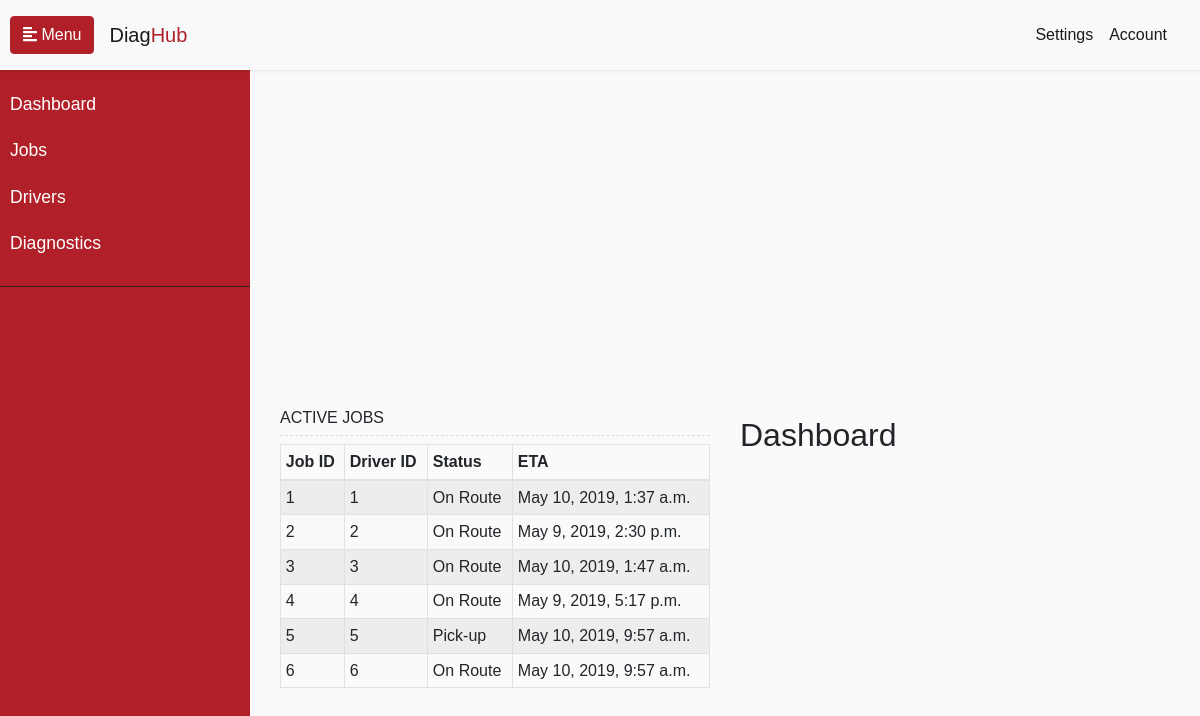
The page / on the database its author committed.
### hub/models.py (models this page shows)
class Job(models.Model):
    origin_lat = models.DecimalField(max_digits=9, decimal_places=6)
    origin_lng = models.DecimalField(max_digits=9, decimal_places=6)
    end_lat = models.DecimalField(max_digits=9, decimal_places=6)
    end_lng = models.DecimalField(max_digits=9, decimal_places=6)
    status = models.CharField(max_length=20)
    end_date = models.DateTimeField()
    eTA = models.DateTimeField()
    driver = models.ForeignKey(Driver, on_delete=models.PROTECT)
    max_shock_value = models.IntegerField()

### hub/views.py (the view)
# urls.py: path('', views.dashboard, name='dashboard'),
def dashboard(request):
    api_handler.refresh_db()
    drivers = models.Driver.objects.all()
    jobs = models.Job.objects.all()
    data = {
        'drivers': drivers,
        'jobs': jobs
    }
    return render(request, 'hub/dashboard.html', data)

### hub/api_handler.py (called while the page is built)
def get_demo_data():
    return demo_data.get_demo_data()

### hub/templates/hub/dashboard.html (shortened to what this page needs)
{% extends 'hub/base.html' %}
{% load static %}
{% block main %}
<div id="map" class="map-container">
</div>
<div class="container">
    <div class="row">
        <div id="active-jobs" class="col-6">
            <p class="h6">ACTIVE JOBS</p>
            <div class="line no-margin"></div>
            <table id="active-jobs-table" class="table table-striped table-bordered table-sm">
                <thead>
                    <tr>
                        <th>Job ID</th>
                        <th>Driver ID</th>
                        <th>Status</th>
                        <th>ETA</th>
                    </tr>
                </thead>
                <tbody>
                    {% for job in jobs %}
                    <tr>
                        <td><a href="{{ job.id }}"></a>{{ job.id }}</td>
                        <td>{{ job.driver_id }}</td>
                        <td>{{ job.status }}</td>
                        <td id="job_ETA">{{ job.eTA }}</td>
                    </tr>
                    {% endfor %}
                </tbody>
            </table>
        </div>
        <div id="active-display" class="col-6">
            <h2>Dashboard</h2>
        </div>
    </div>
</div>
{% endblock %}

### diagapp/static/diagapp/style.css (style rules this page uses)
body { font-family: 'arial_mt_stdlight', sans-serif; background: #fafafa; overscroll-behavior-y: none; }
p { font-family: 'Poppins', sans-serif; font-size: 1em; font-weight: 300; line-height: 1.7em; color: rgb(10, 10, 10); }
.line { width: 100%; height: 1px; border-bottom: 1px dashed #ddd; margin: 40px 0; }
.no-margin { margin: 0 !important; }
.row { margin-left: 0px; margin-right: 0px; }
.map-container { height: 300px; width: 100%; }
#active-jobs { margin-top: 8px; }
#active-jobs-table { margin-top: 8px; }
@media (min-width: 768px) { #content .container { max-width: 100% !important; } }

### rows shown on the page
Job: id "1", driver_id "1", status "On Route", eTA "May 10, 2019, 1:37 a.m."
Job: id "2", driver_id "2", status "On Route", eTA "May 9, 2019, 2:30 p.m."
Job: id "3", driver_id "3", status "On Route", eTA "May 10, 2019, 1:47 a.m."
Job: id "4", driver_id "4", status "On Route", eTA "May 9, 2019, 5:17 p.m."
Job: id "5", driver_id "5", status "Pick-up", eTA "May 10, 2019, 9:57 a.m."
Job: id "6", driver_id "6", status "On Route", eTA "May 10, 2019, 9:57 a.m."
